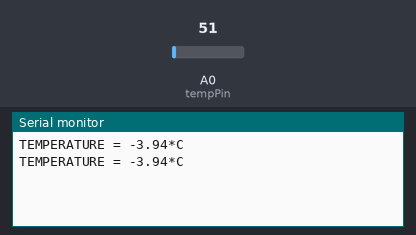
A sketch run on a simulated Arduino Uno, built with avr-gcc and run on an emulated ATmega328P. Shown: the last lines printed to the serial monitor. Inputs (shaded band) come from the test bench; at power-on: A0 (tempPin) = 51.

Above: at 1.8 s.
1.9 s: A0 (tempPin) set to 61
At 2.4 s:
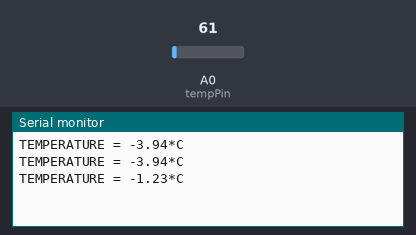
3.4 s: A0 (tempPin) set to 71
At 4.8 s:
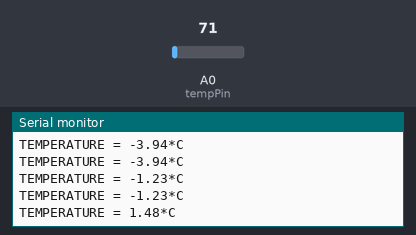
Timing chart, 0 to 6.4 s (numbered marks = the images above; inputs shaded):
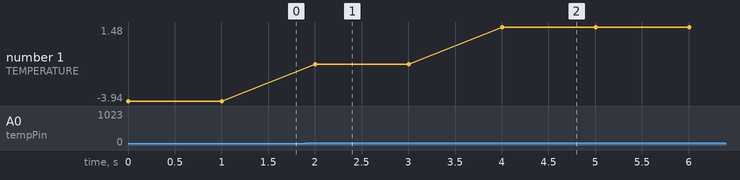

Measured:
- after the input at 1.9 s, the serial monitor: prints a new line after 0.10 s (image 1)
- after the input at 3.4 s, the serial monitor: prints a new line after 0.60 s (image 2)
- plotted number 1: -3.94 → -1.23 after the input at 1.9 s, -1.23 → 1.48 after the input at 3.4 s

The sketch:

arduinoProt.ino
```cpp
float temp;
float temp2;
int tempPin = 0;

void setup() {
   Serial.begin(9600);
}

void loop() {
   temp = analogRead(tempPin);
   // read analog volt from sensor and save to variable temp
   temp = temp * 0.48828125 - 32;
   temp2 = temp * 0.5555;
   // convert the analog volt to its temperature equivalent
   Serial.print("TEMPERATURE = ");
   Serial.print(temp2); // display temperature value
   Serial.print("*C");
   Serial.println();
   delay(1000); // update sensor reading each one second
}
```
